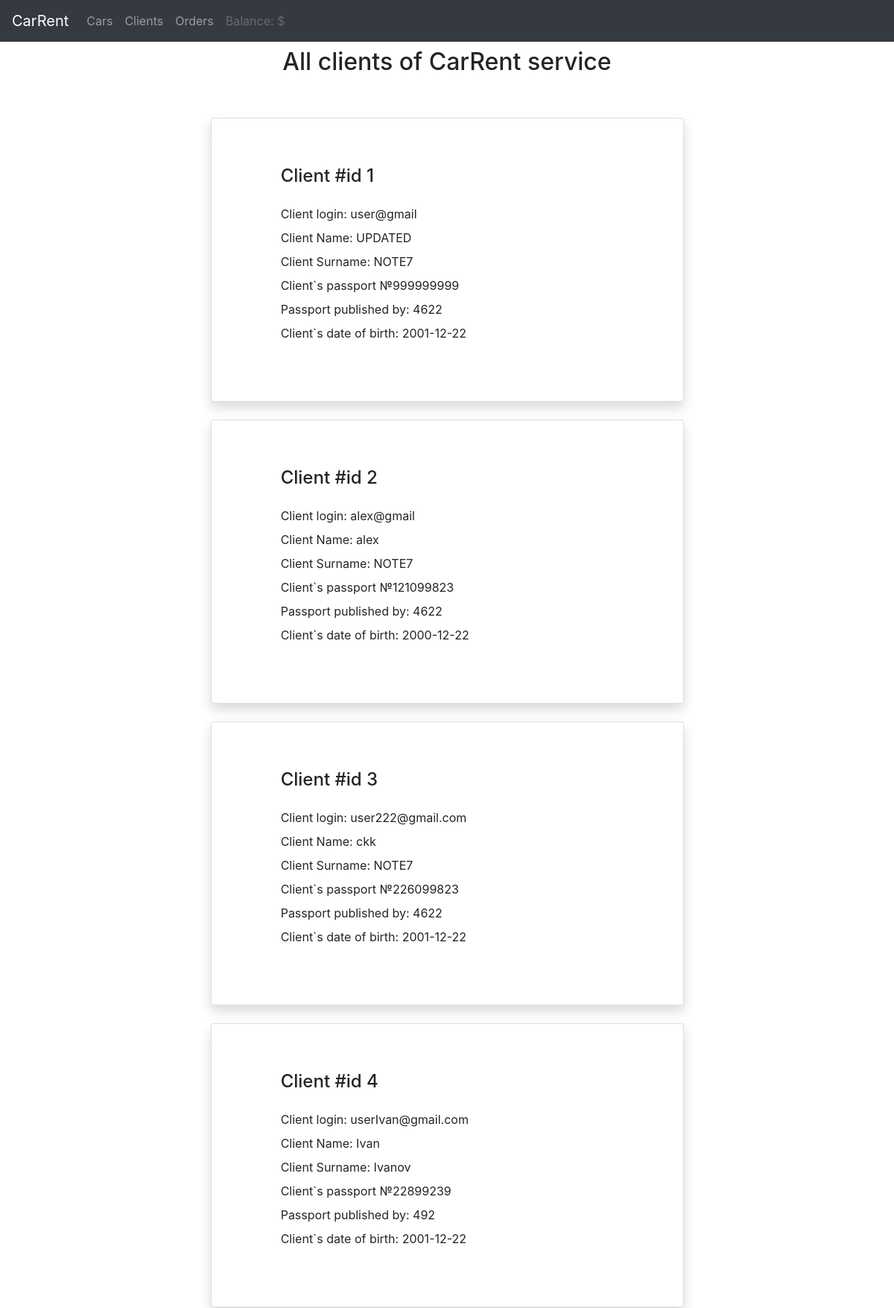
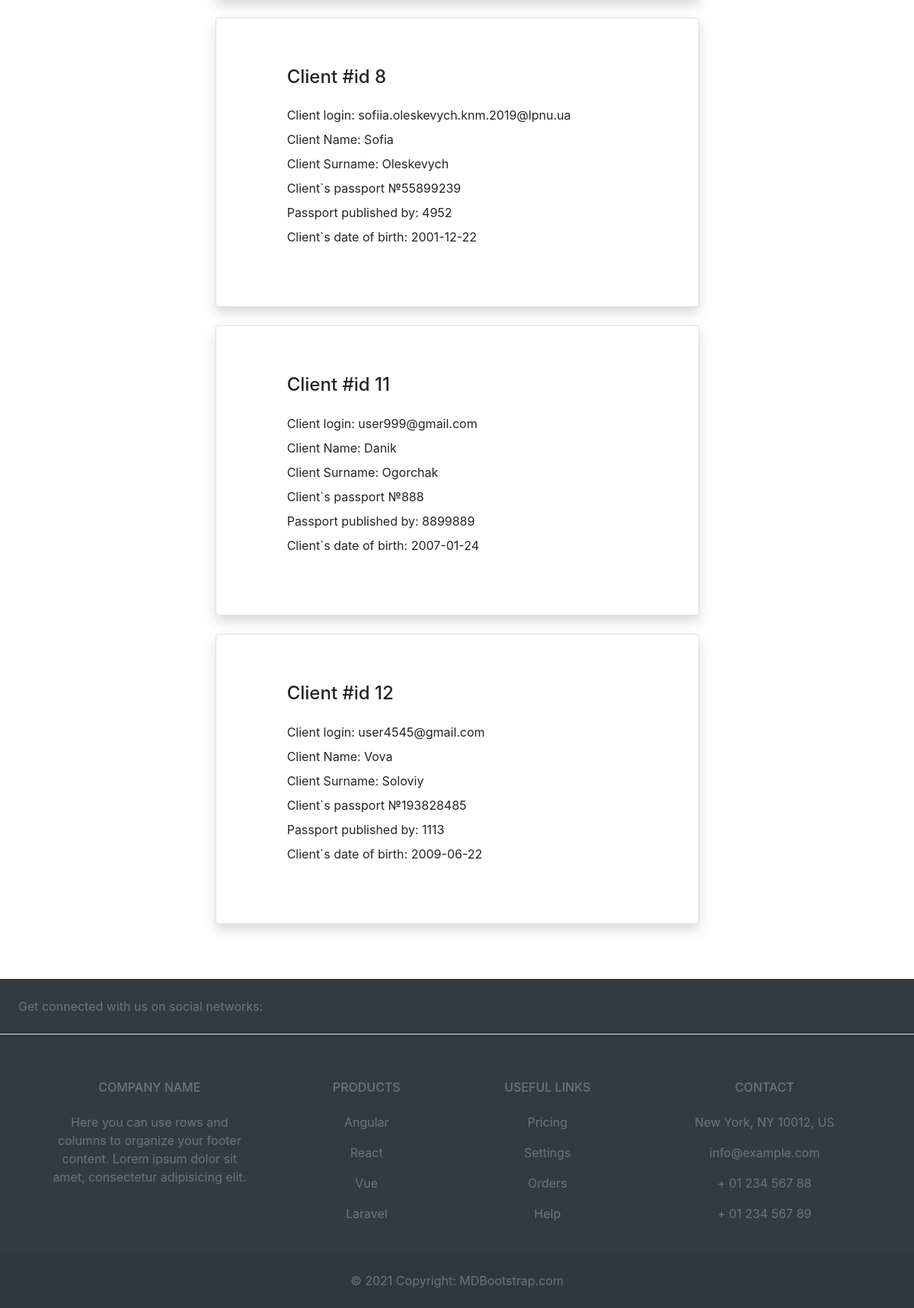
Screenshot of /admin/users with the database file from the repository (2 pictures, top to bottom).
### car_rental_app/models/user.py (models this page shows, shortened)
class User(UserMixin, db.Model):
    __tablename__ = "user"
    id = db.Column(db.Integer, primary_key=True, autoincrement=True)
    login = db.Column(db.String(50), unique=True)
    name = db.Column(db.String(50), nullable=False)
    surname = db.Column(db.String(50), nullable=False)
    balance = db.Column(db.Integer, default=0)
    passport_id = db.Column(db.Integer, db.ForeignKey("passport.id"))
    password = db.Column(db.String(10), nullable=False)
    user = db.relationship("Order", cascade="all,delete", backref="creator")

### car_rental_app/models/passport.py (models this page shows, shortened)
class Passport(db.Model):
    __tablename__ = "passport"
    id = db.Column(db.Integer, primary_key=True, autoincrement=True)
    series = db.Column(db.String(2), default=None)
    number = db.Column(db.Integer, unique=True, nullable=False)
    published_by = db.Column(db.Integer, nullable=False)
    date_of_birth = db.Column(db.Date, nullable=False)
    user = db.relationship(
        "User", uselist=False, cascade="all,delete", backref="passport"
    )

### car_rental_app/views/user_view.py (the view)
@admin_blueprint.route("/users", methods=["GET", "POST"])
def show_all_users():
    admin = True
    try:
        users = user_service.read_all_users()
        return render_template("users.html", admin=admin, users=users)
    except:
        return render_template("cars.html")

### car_rental_app/service/user_service.py (called while the page is built)
def read_all_users():
    try:
        users = User.query.all()
        return users
    except:
        logger.warning("Can`t get users from db")
    return None

### car_rental_app/templates/users.html (shortened to what this page needs)
{% extends 'base.html' %}
{% block content %}
    <div style="text-align: center">
        <h2>All clients of CarRent service</h2>
    </div>
    <div class="row py-5">
        {% for user in users %}
            <div class="col-lg-7 mx-auto">
                <div class="card shadow mb-4">
                    <div class="card-body p-5" style="width: 90%">
                        <h4 class="mb-4">Client #id {{ user.id }}</h4>
                        <ul class="list-unstyled">
                            <li class="mb-2">Client login: {{ user.login }}</li>
                            <li class="mb-2">Client Name: {{ user.name }}</li>
                            <li class="mb-2">Client Surname: {{ user.surname }}</li>
                            <li class="mb-2">Client`s passport №{{ user.passport.number }}</li>
                            <li class="mb-2">Passport published by: {{ user.passport.published_by }}</li>
                            <li class="mb-2">Client`s date of birth: {{ user.passport.date_of_birth }}</li>
                        </ul>
                    </div>
                </div>
            </div>
        {% endfor %}
    </div>
{% endblock %}

### car_rental_app/templates/base.html (shortened to what this page needs)
<!DOCTYPE html>
<html lang="en">
<head>
    <link rel="stylesheet" href="../static/styles.css">
    <link rel="stylesheet" href="https://stackpath.bootstrapcdn.com/bootstrap/4.4.1/css/bootstrap.min.css"
>
</head>
<body>
<nav class="navbar navbar-expand-lg navbar-dark bg-dark">
    <a class="navbar-brand" href="#">CarRent</a>
    <div class="collapse navbar-collapse" id="navbarNavAltMarkup">
        <div class="navbar-nav">
            {% if current_user.is_authenticated %}
                <a class="nav-item nav-link" href="{{ url_for('public.show_cars') }} "> Cars <span class="sr-only">(current)</span></a>
                <a class="nav-item nav-link" href="{{ url_for('public.show_user_orders') }}">My orders</a>
                <a class="nav-item nav-link" href="{{ url_for('public.edit_balance') }}" aria-disabled="true">Balance: {{ current_user.balance }}$</a>
                <a class="nav-item nav-link" href="{{ url_for('public.profile_page') }}">Profile</a>
                <a class="nav-item nav-link" href="{{ url_for('public.logout_page') }}">Logout</a>
            {% elif admin %}
                <a class="nav-item nav-link" href="{{ url_for('admin.show_cars') }} "> Cars <span class="sr-only">(current)</span></a>
                <a class="nav-item nav-link" href="{{ url_for('admin.show_all_users') }}">Clients</a>
                <a class="nav-item nav-link" href="{{ url_for('admin.show_orders') }}">Orders</a>
                <a class="nav-item nav-link disabled" href="#" aria-disabled="true">Balance: {{ balance }}$</a>
            {% else %}
                <a class="nav-item nav-link" href="{{ url_for('public.login_page') }}">Sign in</a>
                <a class="nav-item nav-link" href="{{ url_for('public.register_page') }}">Sing up</a>
            {% endif%}
        </div>
    </div>
</nav>
<div class="container">
    <div>
        <div class="content">
            {% block content %}
            {% endblock %}
        </div>
    </div>
</div>
</body>
<footer class="text-center text-lg-start bg-dark text-muted">
    <section
            class="d-flex justify-content-center justify-content-lg-between p-4 border-bottom"
    >
        <div class="me-5 d-none d-lg-block">
            <span>Get connected with us on social networks:</span>
        </div>
    </section>
    <section class="" style="margin-top: 5%">
        <div class="container text-center text-md-start mt-5">
            <div class="row mt-3">
                <div class="col-md-3 col-lg-4 col-xl-3 mx-auto mb-4">
                    <h6 class="text-uppercase fw-bold mb-4">
                        Company name
                    </h6>
                    <p>
                        Here you can use rows and columns to organize your footer content. Lorem ipsum
                        dolor sit amet, consectetur adipisicing elit.
                    </p>
                </div>
                <div class="col-md-2 col-lg-2 col-xl-2 mx-auto mb-4">
                    <h6 class="text-uppercase fw-bold mb-4">
                        Products
                    </h6>
                    <p>
                        <a href="#!" class="text-reset">Angular</a>
                    </p>
                    <p>
                        <a href="#!" class="text-reset">React</a>
                    </p>
                    <p>
                        <a href="#!" class="text-reset">Vue</a>
                    </p>
                    <p>
                        <a href="#!" class="text-reset">Laravel</a>
                    </p>
                </div>
                <div class="col-md-3 col-lg-2 col-xl-2 mx-auto mb-4">
                    <h6 class="text-uppercase fw-bold mb-4">
                        Useful links
                    </h6>
                    <p>
                        <a href="#!" class="text-reset">Pricing</a>
                    </p>
                    <p>
                        <a href="#!" class="text-reset">Settings</a>
                    </p>
                    <p>
                        <a href="#!" class="text-reset">Orders</a>
                    </p>
                    <p>
                        <a href="#!" class="text-reset">Help</a>
                    </p>
                </div>
                <div class="col-md-4 col-lg-3 col-xl-3 mx-auto mb-md-0 mb-4">
                    <h6 class="text-uppercase fw-bold mb-4">
                        Contact
                    </h6>
                    <p> New York, NY 10012, US</p>
                    <p>
                        info@example.com
                    </p>
                    <p> + 01 234 567 88</p>
                    <p> + 01 234 567 89</p>
                </div>
            </div>
        </div>
    </section>
    <div class="text-center p-4" style="background-color: rgba(0, 0, 0, 0.05);">
        © 2021 Copyright:
        <a class="text-reset fw-bold" href="https://mdbootstrap.com/">MDBootstrap.com</a>
    </div>
</footer>
</html>

### car_rental_app/static/styles.css (style rules this page uses)
.container { max-width: 1000px; margin: 0 auto; }
.card { border: 1px solid black; border-radius: 5px; padding: 15px; align-items: center }
@media ( max-width: 1200px ) { .container { max-width: 600px; margin: 0 auto; } }

### rows the page displays
User: id "1", login "user@gmail", name "UPDATED", surname "NOTE7", passport.number "999999999", passport.published_by "4622", passport.date_of_birth "2001-12-22"
User: id "2", login "alex@gmail", name "alex", surname "NOTE7", passport.number "121099823", passport.published_by "4622", passport.date_of_birth "2000-12-22"
User: id "3", login "user222@gmail.com", name "ckk", surname "NOTE7", passport.number "226099823", passport.published_by "4622", passport.date_of_birth "2001-12-22"
User: id "4", login "userIvan@gmail.com", name "Ivan", surname "Ivanov", passport.number "22899239", passport.published_by "492", passport.date_of_birth "2001-12-22"
User: id "8", login "sofiia.oleskevych.knm.2019@lpnu.ua", name "Sofia", surname "Oleskevych", passport.number "55899239", passport.published_by "4952", passport.date_of_birth "2001-12-22"
User: id "11", login "user999@gmail.com", name "Danik", surname "Ogorchak", passport.number "888", passport.published_by "8899889", passport.date_of_birth "2007-01-24"
User: id "12", login "user4545@gmail.com", name "Vova", surname "Soloviy", passport.number "193828485", passport.published_by "1113", passport.date_of_birth "2009-06-22"
